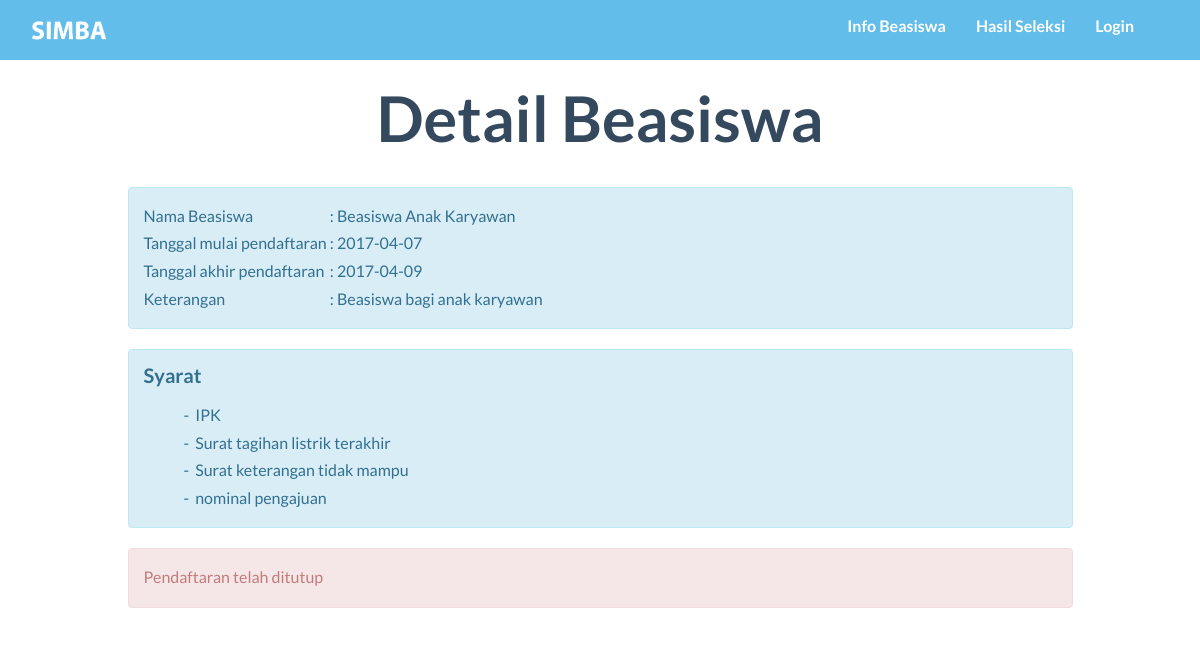
The app's page /detail_beasiswa.php?id=A01, older data.
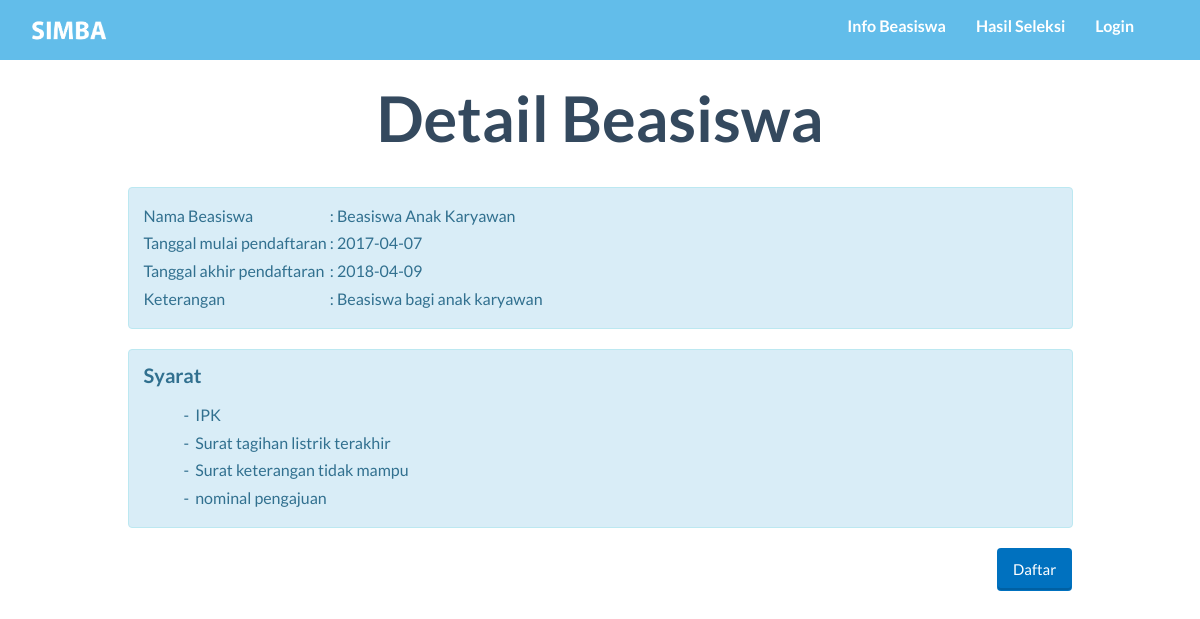
The same page, newer data.
### tables this page shows
CREATE TABLE `beasiswa` (
  `kd_bsw` char(3) NOT NULL,
  `nama_bsw` varchar(99) NOT NULL,
  `semt` char(6) NOT NULL,
  `thn_ajar` char(9) NOT NULL,
  `tgl_buka` date NOT NULL,
  `tgl_tutup` date NOT NULL,
  `kuota` int(11) NOT NULL,
  `isTampil` tinyint(1) NOT NULL,
  `Keterangan` mediumtext NOT NULL
);

CREATE TABLE `ref_syarat` (
  `kd_syarat` char(3) NOT NULL,
  `nama_syarat` varchar(99) NOT NULL,
  `tipe_syarat` char(2) NOT NULL
);

### detail_beasiswa.php (the view, shortened to what this page needs)
<?php
Include("function/koneksi.php");
?>
<!DOCTYPE HTML>
<html>
<head>
  <link href="css/bootstrap.min.css" rel="stylesheet">
  <link rel="stylesheet" href="https://maxcdn.bootstrapcdn.com/bootstrap/3.3.7/css/bootstrap.min.css">
  <link href="font-awesome/css/font-awesome.min.css" rel="stylesheet">
  <link href="css/general.css" rel="stylesheet">
  <link href="css/custom.css" rel="stylesheet">
  <link href="css/owl.carousel.css" rel="stylesheet">
  <link href="css/owl.theme.css" rel="stylesheet">
  <link href="css/style.css" rel="stylesheet">
  <link href="css/animate.css" rel="stylesheet">
  <link rel="stylesheet" href="css/magnific-popup.css">
</head>
<body>
  <nav class="navbar-default" role="navigation" style="position: fixed; top: 0px;">
    <div class="container">
      <a class="" href="index.php">
        <img src="img/logo2.png" height="45px" style="margin-top:8px; margin-left:0" id="logo"/>
      </a>
      <div class="collapse navbar-collapse navbar-right navbar-ex1-collapse stuckMenu">
        <ul class="nav navbar-nav">
          <li class="menuItem"><a href="index.php#infoBeasiswa">Info Beasiswa </a></li>
          <li class="menuItem"><a href="index.php#hasilSeleksi">Hasil Seleksi </a></li>
          <?php
          if(isset($_SESSION['login_user'])){
            $username= $_SESSION['login_user'];
            echo'
            <li class="menuItem dropdown">
            <a class="dropdown-toggle" data-toggle="dropdown" href="#">'.$username.'<span class="caret"></span></a>
            <ul class="dropdown-menu">
            <li><a href="function/logout.php">Logout</a></li>
            </ul>
            </li>';
          } else {
            echo'<li class="menuItem"><a href="form_login.php">Login</a></li>';
          }
          ?>
        </ul>
      </div>
    </div>
  </nav>
  <div class="container">
    <div class="row">
      <br>
      <a href="index.php#infoBeasiswa">Back to Home</a>
        <h2 class="text-center"> Detail Beasiswa</h2>
    <?php
    $kode_bsw= $_GET['id'];
    $getBswSql="SELECT kd_bsw,nama_bsw,tgl_buka,tgl_tutup,Keterangan,kuota from beasiswa where kd_bsw='$kode_bsw'";
    $getBeasiswa=mysqli_query($koneksi,$getBswSql);
    $rowBsw=mysqli_fetch_array($getBeasiswa);
    ?>
    <br>
    <div class="col-md-1 col-lg-1"></div>
    <div class="col-md-10">
      <div class="alert alert-info" id="ringkasanBsw">
        <table>
          <tr>
            <td> Nama Beasiswa</td>
            <td>&nbsp:&nbsp</td>
            <td><?php echo $rowBsw['nama_bsw'];?></td>
          </tr>
          <tr>
            <td> Tanggal mulai pendaftaran </td>
            <td>&nbsp:&nbsp</td>
            <td><?php echo $rowBsw['tgl_buka'];?></td>
          </tr>
          <tr>
            <td> Tanggal akhir pendaftaran </td>
            <td> &nbsp:&nbsp</td>
            <td> <?php echo $rowBsw['tgl_tutup'];?></td>
          </tr>
          <tr>
            <td> Keterangan</td>
            <td> &nbsp:&nbsp</td>
            <td><?php echo $rowBsw['Keterangan'];?></td>
          </tr>
        </table>
      </div>
      <?php
      $getSyrSql="SELECT nama_syarat FROM ref_syarat rs NATURAL JOIN syarat_bsw sb NATURAL JOIN beasiswa b WHERE b.kd_bsw='$kode_bsw'";
      $getSyrBeasiswa=mysqli_query($koneksi,$getSyrSql);
      ?>
      <div class="alert alert-info" id="syaratBsw">
        <h4> Syarat</h4>
        <ul style="list-style-type:disc">
        <?php
        while ($rowSyrBsw=mysqli_fetch_array($getSyrBeasiswa)){
          echo"<li> - &nbsp";
          echo $rowSyrBsw['nama_syarat'];
          echo "</li>";
        }
         ?>
       </ul>
      </div>
    <?php
    if ($rowBsw['tgl_tutup'] > date("Y-m-d")){
      if(isset($_SESSION['login_user'])){
        $availableMsg='<a href="form_daftar_beasiswa.php?kd_bsw='.$rowBsw['kd_bsw'].'" class="btn wow tada btn-embossed btn-primary pull-right animated animated">Daftar</a>';
      } else{
        $availableMsg='<a href="form_login.php" class="btn wow tada btn-embossed btn-primary pull-right animated animated">Daftar</a>';
      }} else{
        $availableMsg='<div class="alert alert-danger" style="opacity:0.7;">Pendaftaran telah ditutup</div>';
      }
      echo $availableMsg;
      ?>
  </div>
</div>
</div>
  </html>

### css/general.css (style rules this page uses)
#logo { float: left; position: absolute;; }
body, html { height: 100%; width: 100%; overflow-x:hidden; }
.btn-primary { border-color: rgba(52, 73, 94, 0); }
.navbar-default { position: relative; min-height: 60px; width: 100%; z-index: 999; }
.navbar-default .navbar-nav>li>a { color: #ffffff; }

### css/custom.css (style rules this page uses)
li a, .dropbtn { display: inline-block; color: white; text-align: center; padding: 14px 16px; text-decoration: none; }

Row changes from the older to the newer data that the page shows:
changed beasiswa "Beasiswa Anak Karyawan": tgl_tutup "2017-04-09" → "2018-04-09"
Text that changed along with them:
text no longer shown: "Pendaftaran telah ditutup"
text now shown: "Daftar"
